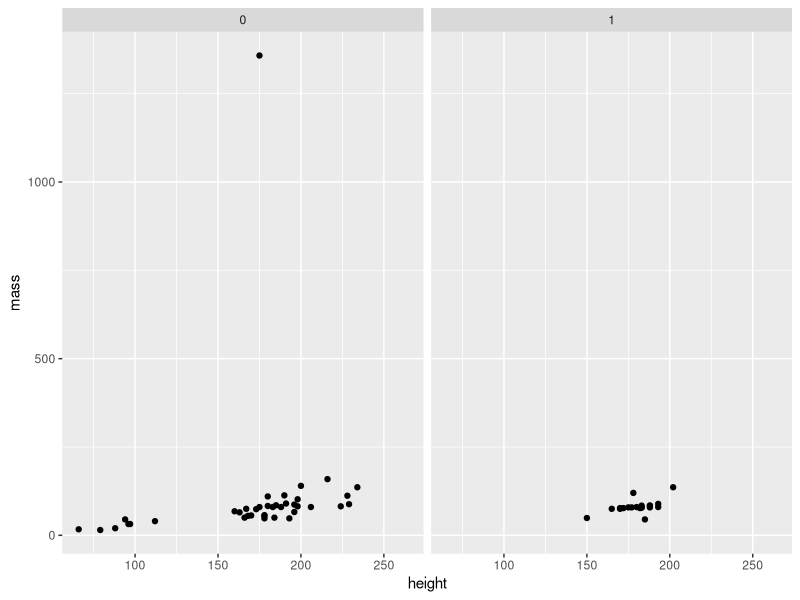

Write R code to recreate this figure.
################################################### ###
# Helper script for analyzing Starwars
################################################### ###

# R-Ladies LdnOnt Workshop on Using R Markdown to generate reports and manuscripts
# January 14, 2020
# Thea Knowles
# theaknow@buffalo.edu

# Setup ----

# Run this line if you you've never installed these packages:
#    install.packages(c("ggplot2", "dplyr", "captioner"))
# Note: you can also check if you have them installed, and even install them directly, in your RStudio Packages panel or by clicking Tools >> Install Packages

library(ggplot2)
library(dplyr)


# Load data ----
starwars <- dplyr::starwars

# Note: if you were reading in your own file, you could, for example, do:
#starbucks <- read.csv("my_data.csv")

# View data
# View(starwars)
names(starwars)
starwars %>% select(1:10) %>% summary()
starwars %>% select(1:10) %>% str()

starwars <- starwars %>% 
        mutate(human = ifelse(species=="Human",1,0),
               human = ifelse(is.na(human),0,human),
               human = factor(human))

summary(starwars$human)

# Summarise data ----
sw_summary_species <- starwars %>% group_by(species) %>%
        summarize(height = mean(height, na.rm=TRUE),
                  mass = mean(mass, na.rm=TRUE),
                  n = n()) %>%
        ungroup()

sw_summary_human <- starwars %>% group_by(human) %>%
        summarize(height = mean(height, na.rm=TRUE),
                  mass = mean(mass, na.rm=TRUE),
                  n = n()) %>%
        ungroup()

# Data exploration
starwars %>% ggplot(aes(x=height,y=mass)) + 
        geom_point() +
        facet_wrap(~human)

# Which species is the outlier?
starwars %>% filter(mass>1000) %>% select(name, species) # jabba the hut

# Models ----
# Does height vary as a function of mass?
mod1 <- lm(mass ~ height, data=starwars) # not significant
summary(mod1)

# Does removing Jabba the Hut make a difference?
mod2 <- lm(mass ~ height, data=subset(starwars,mass<500)) 
summary(mod2) # significant with outlier removed

# Does adding human improve model fit?
mod3 <- lm(mass ~ height+human, data=subset(starwars,mass<500)) 
anova(mod2,mod3) # adding human doesn't improve model fit

# IMPORTAT NOTE! This is just an example. We are missing some important steps/best practices in modelling! See Jaky's R-Ladies intro to regression to see how you'd check model assumptions, etc.!


# Plots ----
sw_plot <- starwars %>% 
        filter(mass < 1000) %>%
        ggplot(aes(x=height,y=mass)) + 
        geom_point(aes(color=species)) +
        geom_smooth(method="lm") +
        labs(x = "Height (cm)",
             y = "Mass (kg)")

sw_plot_human <- sw_plot +
        facet_wrap(~human)+
        guides(color=FALSE)
        


